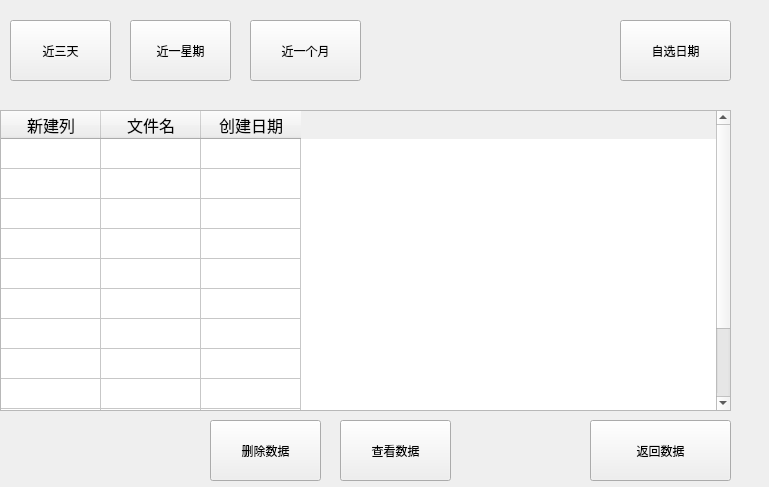
<?xml version="1.0" encoding="UTF-8"?>
<ui version="4.0">
 <class>NormalUI_HistoricaoData</class>
 <widget class="QWidget" name="NormalUI_HistoricaoData">
  <property name="geometry">
   <rect>
    <x>0</x>
    <y>0</y>
    <width>769</width>
    <height>487</height>
   </rect>
  </property>
  <property name="windowTitle">
   <string>Form</string>
  </property>
  <widget class="QPushButton" name="pushButton">
   <property name="geometry">
    <rect>
     <x>10</x>
     <y>20</y>
     <width>101</width>
     <height>61</height>
    </rect>
   </property>
   <property name="text">
    <string>近三天</string>
   </property>
  </widget>
  <widget class="QPushButton" name="pushButton_2">
   <property name="geometry">
    <rect>
     <x>130</x>
     <y>20</y>
     <width>101</width>
     <height>61</height>
    </rect>
   </property>
   <property name="text">
    <string>近一星期</string>
   </property>
  </widget>
  <widget class="QPushButton" name="pushButton_3">
   <property name="geometry">
    <rect>
     <x>250</x>
     <y>20</y>
     <width>111</width>
     <height>61</height>
    </rect>
   </property>
   <property name="text">
    <string>近一个月</string>
   </property>
  </widget>
  <widget class="QPushButton" name="pushButton_4">
   <property name="geometry">
    <rect>
     <x>620</x>
     <y>20</y>
     <width>111</width>
     <height>61</height>
    </rect>
   </property>
   <property name="text">
    <string>自选日期</string>
   </property>
  </widget>
  <widget class="QPushButton" name="pushButton_5">
   <property name="geometry">
    <rect>
     <x>210</x>
     <y>420</y>
     <width>111</width>
     <height>61</height>
    </rect>
   </property>
   <property name="text">
    <string>删除数据</string>
   </property>
  </widget>
  <widget class="QPushButton" name="pushButton_6">
   <property name="geometry">
    <rect>
     <x>340</x>
     <y>420</y>
     <width>111</width>
     <height>61</height>
    </rect>
   </property>
   <property name="text">
    <string>查看数据</string>
   </property>
  </widget>
  <widget class="QPushButton" name="pushButton_7">
   <property name="geometry">
    <rect>
     <x>590</x>
     <y>420</y>
     <width>141</width>
     <height>61</height>
    </rect>
   </property>
   <property name="text">
    <string>返回数据</string>
   </property>
  </widget>
  <widget class="QTableWidget" name="tableWidget">
   <property name="geometry">
    <rect>
     <x>0</x>
     <y>110</y>
     <width>731</width>
     <height>301</height>
    </rect>
   </property>
   <attribute name="horizontalHeaderCascadingSectionResizes">
    <bool>false</bool>
   </attribute>
   <attribute name="verticalHeaderVisible">
    <bool>false</bool>
   </attribute>
   <row>
    <property name="text">
     <string>新建行</string>
    </property>
   </row>
   <row>
    <property name="text">
     <string>新建行</string>
    </property>
   </row>
   <row>
    <property name="text">
     <string>新建行</string>
    </property>
   </row>
   <row>
    <property name="text">
     <string>新建行</string>
    </property>
   </row>
   <row>
    <property name="text">
     <string>新建行</string>
    </property>
   </row>
   <row>
    <property name="text">
     <string>新建行</string>
    </property>
   </row>
   <row>
    <property name="text">
     <string>新建行</string>
    </property>
   </row>
   <row>
    <property name="text">
     <string>新建行</string>
    </property>
   </row>
   <row>
    <property name="text">
     <string>新建行</string>
    </property>
   </row>
   <row>
    <property name="text">
     <string>新建行</string>
    </property>
   </row>
   <row>
    <property name="text">
     <string>新建行</string>
    </property>
   </row>
   <row>
    <property name="text">
     <string>新建行</string>
    </property>
   </row>
   <column>
    <property name="text">
     <string>新建列</string>
    </property>
    <property name="font">
     <font>
      <family>苹方 常规</family>
      <pointsize>12</pointsize>
     </font>
    </property>
   </column>
   <column>
    <property name="text">
     <string>文件名</string>
    </property>
    <property name="font">
     <font>
      <family>苹方 常规</family>
      <pointsize>12</pointsize>
     </font>
    </property>
   </column>
   <column>
    <property name="text">
     <string>创建日期</string>
    </property>
    <property name="font">
     <font>
      <family>苹方 常规</family>
      <pointsize>12</pointsize>
     </font>
    </property>
   </column>
  </widget>
 </widget>
 <resources/>
 <connections/>
</ui>
